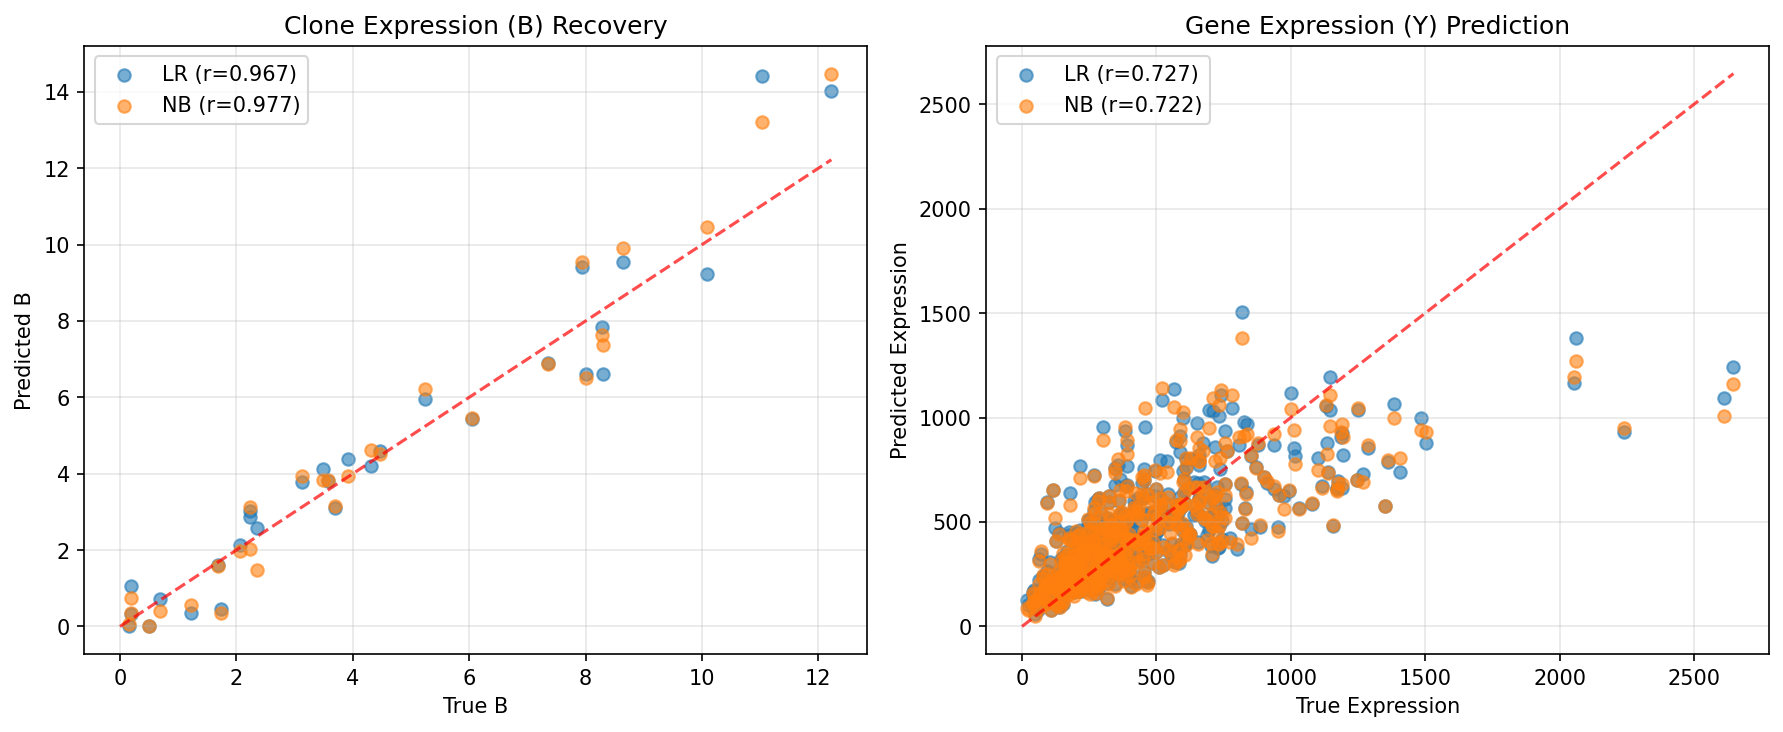

This chart was generated by the following Python code:
#!/usr/bin/env python3
"""
Test the negative binomial regression function
"""

import numpy as np
import matplotlib.pyplot as plt
from scipy.optimize import lsq_linear, minimize
from scipy.stats import nbinom

def calc_B_negative_binomial(Y, H, N):
    """Calculate B matrix using negative binomial regression (Tumoroscope+NB approach)"""
    K = H.shape[1]
    G = Y.shape[1]
    S = Y.shape[0]
    B = np.zeros((K, G))
    
    # Create design matrix: X = N * H (cell counts × clone proportions)
    X = np.zeros((S, K))
    for s in range(S):
        for k in range(K):
            X[s, k] = N[s] * H[s, k]
    
    for g in range(G):
        if Y[:, g].sum() > 0:
            y_g = Y[:, g]
            
            # Negative binomial regression: Y ~ NB(mean, dispersion)
            # where mean = X * B and we need to estimate B and dispersion
            
            def neg_binom_loglik(params):
                """Negative log-likelihood for negative binomial regression"""
                B_g = params[:K]  # Clone-specific expression for gene g
                r = params[K]     # Dispersion parameter (r > 0)
                
                # Ensure non-negative expression and positive dispersion
                if np.any(B_g < 0) or r <= 0:
                    return 1e10
                
                # Calculate mean expression for each spot
                mu = np.dot(X, B_g)
                
                # Avoid numerical issues
                mu = np.maximum(mu, 1e-6)
                
                # Negative binomial log-likelihood
                # P(Y=y) = Γ(y+r)/(Γ(r)Γ(y+1)) * (r/(r+μ))^r * (μ/(r+μ))^y
                try:
                    # Using scipy's negative binomial PMF
                    loglik = 0
                    for s in range(S):
                        if y_g[s] >= 0:  # Only for non-negative counts
                            loglik += nbinom.logpmf(y_g[s], r, r/(r + mu[s]))
                    return -loglik  # Return negative log-likelihood for minimization
                except:
                    return 1e10
            
            # Initial parameters: B from linear regression, r=1
            try:
                # Get initial B from linear regression
                B_init = lsq_linear(X, y_g, bounds=(0, np.inf)).x
                r_init = 1.0
                initial_params = np.concatenate([B_init, [r_init]])
                
                # Bounds: B >= 0, r > 0
                bounds = [(0, None)] * K + [(1e-6, None)]
                
                # Optimize
                result = minimize(neg_binom_loglik, initial_params, bounds=bounds, 
                                method='L-BFGS-B', options={'maxiter': 1000})
                
                if result.success:
                    B[:, g] = result.x[:K]
                    print(f"Gene {g}: NB regression successful, r={result.x[K]:.3f}")
                else:
                    # Fallback to linear regression if NB regression fails
                    B[:, g] = lsq_linear(X, y_g, bounds=(0, np.inf)).x
                    print(f"Gene {g}: NB regression failed, using LR fallback")
                    
            except Exception as e:
                # Fallback to linear regression if anything goes wrong
                B[:, g] = lsq_linear(X, y_g, bounds=(0, np.inf)).x
                print(f"Gene {g}: Exception in NB regression, using LR fallback: {e}")
    
    return B

def calc_B_linear(Y, H, N):
    """Calculate B matrix using linear regression (Tumoroscope+LR approach)"""
    K = H.shape[1]
    G = Y.shape[1]
    N = N * np.eye(len(N))
    X = np.matmul(N,H)
    B = np.zeros((K,G))
    for g in range(G):
        if Y[:,g].sum() > 0:
            B[:,g] = lsq_linear(X, Y[:,g], bounds=(0, np.inf)).x
    return B

def test_negative_binomial():
    """Test the negative binomial regression with synthetic data"""
    print("🧪 Testing Negative Binomial Regression")
    print("=" * 40)
    
    # Create synthetic data
    np.random.seed(42)
    K = 3  # 3 clones
    S = 50  # 50 spots
    G = 10  # 10 genes
    
    # True parameters
    H_true = np.random.dirichlet([1, 1, 1], S)  # Clone proportions per spot
    N_true = np.random.poisson(100, S)  # Cell counts per spot
    B_true = np.random.exponential(5, (K, G))  # True clone-specific expression
    
    # Generate expression data using negative binomial
    Y = np.zeros((S, G))
    for s in range(S):
        for g in range(G):
            # Expected expression = sum over clones of (cell_count * clone_proportion * clone_expression)
            mu = N_true[s] * np.sum(H_true[s, :] * B_true[:, g])
            # Generate negative binomial count
            r = 5  # dispersion parameter
            p = r / (r + mu)  # probability parameter
            Y[s, g] = np.random.negative_binomial(r, p)
    
    print(f"Generated synthetic data:")
    print(f"  K (clones): {K}")
    print(f"  S (spots): {S}")
    print(f"  G (genes): {G}")
    print(f"  Expression range: {Y.min():.1f} - {Y.max():.1f}")
    print()
    
    # Test linear regression
    print("📊 Testing Linear Regression...")
    B_lr = calc_B_linear(Y, H_true, N_true)
    print(f"  Linear regression completed")
    
    # Test negative binomial regression
    print("📊 Testing Negative Binomial Regression...")
    B_nb = calc_B_negative_binomial(Y, H_true, N_true)
    print(f"  Negative binomial regression completed")
    print()
    
    # Compare results
    print("📈 Results Comparison:")
    print(f"  True B range: {B_true.min():.3f} - {B_true.max():.3f}")
    print(f"  LR B range: {B_lr.min():.3f} - {B_lr.max():.3f}")
    print(f"  NB B range: {B_nb.min():.3f} - {B_nb.max():.3f}")
    
    # Calculate correlations with true values
    lr_corr = np.corrcoef(B_true.flatten(), B_lr.flatten())[0, 1]
    nb_corr = np.corrcoef(B_true.flatten(), B_nb.flatten())[0, 1]
    
    print(f"  LR correlation with true: {lr_corr:.3f}")
    print(f"  NB correlation with true: {nb_corr:.3f}")
    
    # Calculate prediction accuracy
    Y_pred_lr = np.zeros_like(Y)
    Y_pred_nb = np.zeros_like(Y)
    
    for s in range(S):
        for g in range(G):
            Y_pred_lr[s, g] = N_true[s] * np.sum(H_true[s, :] * B_lr[:, g])
            Y_pred_nb[s, g] = N_true[s] * np.sum(H_true[s, :] * B_nb[:, g])
    
    lr_pred_corr = np.corrcoef(Y.flatten(), Y_pred_lr.flatten())[0, 1]
    nb_pred_corr = np.corrcoef(Y.flatten(), Y_pred_nb.flatten())[0, 1]
    
    print(f"  LR prediction correlation: {lr_pred_corr:.3f}")
    print(f"  NB prediction correlation: {nb_pred_corr:.3f}")
    
    # Create comparison plot
    fig, axes = plt.subplots(1, 2, figsize=(12, 5))
    
    # Plot 1: True vs Predicted B
    axes[0].scatter(B_true.flatten(), B_lr.flatten(), alpha=0.6, label=f'LR (r={lr_corr:.3f})')
    axes[0].scatter(B_true.flatten(), B_nb.flatten(), alpha=0.6, label=f'NB (r={nb_corr:.3f})')
    axes[0].plot([0, B_true.max()], [0, B_true.max()], 'r--', alpha=0.7)
    axes[0].set_xlabel('True B')
    axes[0].set_ylabel('Predicted B')
    axes[0].set_title('Clone Expression (B) Recovery')
    axes[0].legend()
    axes[0].grid(True, alpha=0.3)
    
    # Plot 2: True vs Predicted Y
    axes[1].scatter(Y.flatten(), Y_pred_lr.flatten(), alpha=0.6, label=f'LR (r={lr_pred_corr:.3f})')
    axes[1].scatter(Y.flatten(), Y_pred_nb.flatten(), alpha=0.6, label=f'NB (r={nb_pred_corr:.3f})')
    axes[1].plot([0, Y.max()], [0, Y.max()], 'r--', alpha=0.7)
    axes[1].set_xlabel('True Expression')
    axes[1].set_ylabel('Predicted Expression')
    axes[1].set_title('Gene Expression (Y) Prediction')
    axes[1].legend()
    axes[1].grid(True, alpha=0.3)
    
    plt.tight_layout()
    plt.savefig('test_negative_binomial.png', dpi=150, bbox_inches='tight')
    plt.close()
    
    print(f"\n📊 Test completed! Check 'test_negative_binomial.png' for visualization")
    
    return lr_corr, nb_corr, lr_pred_corr, nb_pred_corr

if __name__ == "__main__":
    test_negative_binomial()
